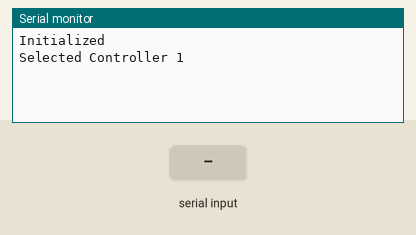
This sketch was run on a simulated Arduino Uno, built with avr-gcc and run on an emulated ATmega328P. Parts: the last lines printed to the serial monitor. The test bench sets the inputs (shaded band). EEPROM starts erased.

Above: at 3.2 s.
3.3 s: "?\n" received over Serial
At 6.1 s:
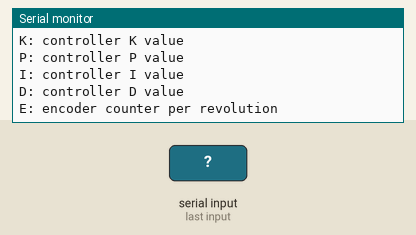
6.3 s: byte 99 ('c') received over Serial
At 9.1 s:
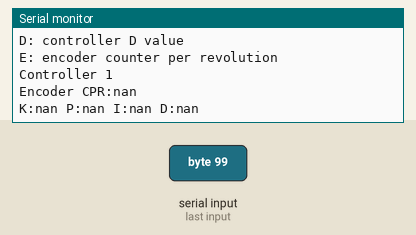
9.3 s: byte 101 ('e') received over Serial
At 11.7 s:
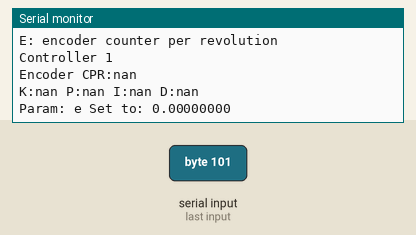
12.3 s: byte 67 ('C') received over Serial
At 14.9 s:
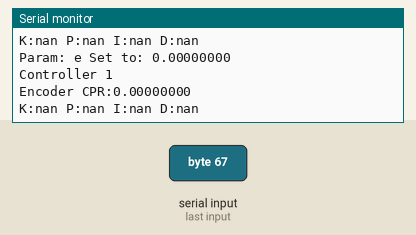
15.3 s: byte 69 ('E') received over Serial
At 18.1 s:
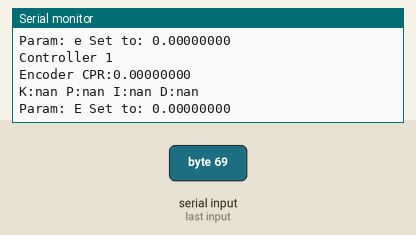
18.3 s: byte 107 ('k') received over Serial
At 21.1 s:
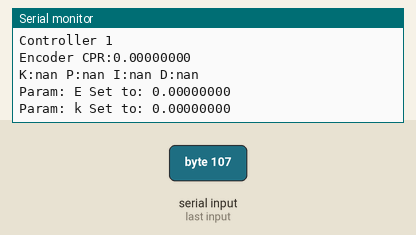

Measured:
- after the input at 3.3 s, the serial monitor: prints a new line after 2.0 s (image 1)
- after the input at 6.3 s, the serial monitor: prints a new line after 2.0 s (image 2)
- after the input at 9.3 s, the serial monitor: prints a new line after 2.0 s (image 3)
- after the input at 12.3 s, the serial monitor: prints a new line after 2.0 s (image 4)
- after the input at 15.3 s, the serial monitor: prints a new line after 2.0 s (image 5)
- after the input at 18.3 s, the serial monitor: prints a new line after 2.0 s (image 6)

The sketch:

SerialPID.ino
```cpp
#include <EEPROM.h>
#define SerialDecimal 8
byte select;

struct motor {
  double K;
  double P;
  double I;
  double D;
  float EnCPR;
};

int AddrPID;
motor motorPID;

/*EEPROM BLOCK
  0, select
  1, motor1
  sizeof(motor)+1, motor2
*/


void setup() {
  Serial.begin(115200);
  delay(2000);
  Serial.println("Initialized");
  EEPROM.get(0, select);
  LoadController();


}

void loop() {
  while (Serial.available() > 0) {
    char parameter = Serial.read();// get parameter byte
    float value = Serial.parseFloat();
    Serial.readStringUntil('\n');
    switch (parameter) {
      case 'c':
      case 'C':
        DisplayController();
        break;
      case '?':
      case 'h':
      case 'H':
        Serial.println("Help, h, or ?: display this menu");
        Serial.println("C: display controller info");
        Serial.println("S: select controller 0 or 1");
        Serial.println("K: controller K value");
        Serial.println("P: controller P value");
        Serial.println("I: controller I value");
        Serial.println("D: controller D value");
        Serial.println("E: encoder counter per revolution");
        break;
      case 's':
      case 'S':
        select = value;
        EEPROM.put(0, select);
        LoadController();
        break;
      case 'e':
      case 'E':
        motorPID.EnCPR=value;
        EEPROM.put(AddrPID,motorPID);
        UpdateParameter(parameter,value);
        break;
      case 'k':
      case 'K':
        motorPID.K = value;
        EEPROM.put(AddrPID, motorPID);
        UpdateParameter(parameter, value);
        break;
      case 'p':
      case 'P':
        motorPID.P = value;
        EEPROM.put(AddrPID, motorPID);
        UpdateParameter(parameter, value);
        break;
      case 'i':
      case 'I':
        motorPID.I = value;
        EEPROM.put(AddrPID, motorPID);
        UpdateParameter(parameter, value);
        break;
      case 'd':
      case 'D':
        motorPID.D = value;
        EEPROM.put(AddrPID, motorPID);
        UpdateParameter(parameter, value);
        break;
      default:
        Serial.println("Invalid Statement");
        break;
    }
  }
}

void LoadController() {
  if (select) {
    Serial.println("Selected Controller 1");
    AddrPID = sizeof(motor) + 1;
  }
  else {
    Serial.println("Selected Controller 0");
    AddrPID = 1;
  }
  EEPROM.get( AddrPID, motorPID );
}
void UpdateParameter(char parameter, float value) {
  Serial.print("Param: ");
  Serial.print(parameter);
  Serial.print(" Set to: ");
  Serial.println(value, SerialDecimal);
}

void DisplayController() {
  if (select) {
    Serial.println("Controller 1");
  }
  else {
    Serial.println("Controller 0");
  }
  Serial.print("Encoder CPR:");
  Serial.println(motorPID.EnCPR,SerialDecimal);
  Serial.print("K:");
  Serial.print(motorPID.K, SerialDecimal);
  Serial.print(" P:");
  Serial.print(motorPID.P, SerialDecimal);
  Serial.print(" I:");
  Serial.print(motorPID.I, SerialDecimal);
  Serial.print(" D:");
  Serial.println(motorPID.D, SerialDecimal);

}
```
